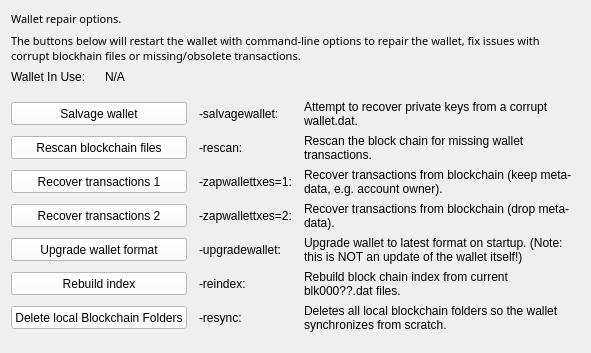
     <widget class="QWidget" name="tab_repair">
      <attribute name="title">
       <string>&amp;Wallet Repair</string>
      </attribute>
      <layout class="QGridLayout" name="gridLayout_4" columnstretch="0,0,0,0">
       <property name="horizontalSpacing">
        <number>12</number>
       </property>
       <item row="10" column="0" colspan="2">
        <widget class="QPushButton" name="btn_resync">
         <property name="minimumSize">
          <size>
           <width>100</width>
           <height>23</height>
          </size>
         </property>
         <property name="styleSheet">
          <string notr="true">background-color: rgb(255, 255, 255);
color: rgb(0, 0, 0);</string>
         </property>
         <property name="text">
          <string>Delete local Blockchain Folders</string>
         </property>
        </widget>
       </item>
       <item row="0" column="0" colspan="4">
        <widget class="QLabel" name="label_repair_header">
         <property name="font">
          <font>
           <family>Dosis</family>
           <pointsize>8</pointsize>
           <weight>7</weight>
           <italic>false</italic>
           <bold>false</bold>
          </font>
         </property>
         <property name="text">
          <string>Wallet repair options.</string>
         </property>
        </widget>
       </item>
       <item row="1" column="0" colspan="4">
        <widget class="QLabel" name="label_repair_helptext">
         <property name="font">
          <font>
           <family>Dosis</family>
           <pointsize>8</pointsize>
           <weight>7</weight>
           <italic>false</italic>
           <bold>false</bold>
          </font>
         </property>
         <property name="text">
          <string>The buttons below will restart the wallet with command-line options to repair the wallet, fix issues with corrupt blockhain files or missing/obsolete transactions.</string>
         </property>
         <property name="wordWrap">
          <bool>true</bool>
         </property>
        </widget>
       </item>
       <item row="2" column="0">
        <widget class="QLabel" name="wallet_path_label">
         <property name="text">
          <string>Wallet In Use:</string>
         </property>
        </widget>
       </item>
       <item row="2" column="1" colspan="3">
        <widget class="QLabel" name="wallet_path">
         <property name="cursor">
          <cursorShape>IBeamCursor</cursorShape>
         </property>
         <property name="text">
          <string>N/A</string>
         </property>
         <property name="textFormat">
          <enum>Qt::PlainText</enum>
         </property>
         <property name="textInteractionFlags">
          <set>Qt::LinksAccessibleByMouse|Qt::TextSelectableByKeyboard|Qt::TextSelectableByMouse</set>
         </property>
        </widget>
       </item>
       <item row="3" column="0">
        <spacer name="verticalSpacer_repair1">
         <property name="orientation">
          <enum>Qt::Vertical</enum>
         </property>
         <property name="sizeHint" stdset="0">
          <size>
           <width>10</width>
           <height>10</height>
          </size>
         </property>
        </spacer>
       </item>
       <item row="4" column="0" colspan="2">
        <widget class="QPushButton" name="btn_salvagewallet">
         <property name="minimumSize">
          <size>
           <width>100</width>
           <height>23</height>
          </size>
         </property>
         <property name="styleSheet">
          <string notr="true">background-color: rgb(255, 255, 255);
color: rgb(0, 0, 0);</string>
         </property>
         <property name="text">
          <string>Salvage wallet</string>
         </property>
        </widget>
       </item>
       <item row="4" column="2">
        <widget class="QLabel" name="label_repair_salvage_command">
         <property name="text">
          <string notr="true">-salvagewallet:</string>
         </property>
        </widget>
       </item>
       <item row="4" column="3">
        <widget class="QLabel" name="label_repair_salvage">
         <property name="text">
          <string>Attempt to recover private keys from a corrupt wallet.dat.</string>
         </property>
         <property name="wordWrap">
          <bool>true</bool>
         </property>
        </widget>
       </item>
       <item row="5" column="0" colspan="2">
        <widget class="QPushButton" name="btn_rescan">
         <property name="minimumSize">
          <size>
           <width>100</width>
           <height>23</height>
          </size>
         </property>
         <property name="styleSheet">
          <string notr="true">background-color: rgb(255, 255, 255);
color: rgb(0, 0, 0);</string>
         </property>
         <property name="text">
          <string>Rescan blockchain files</string>
         </property>
        </widget>
       </item>
       <item row="5" column="2">
        <widget class="QLabel" name="label_repair_rescan_command">
         <property name="text">
          <string notr="true">-rescan:</string>
         </property>
        </widget>
       </item>
       <item row="5" column="3">
        <widget class="QLabel" name="label_repair_rescan">
         <property name="text">
          <string>Rescan the block chain for missing wallet transactions.</string>
         </property>
         <property name="wordWrap">
          <bool>true</bool>
         </property>
        </widget>
       </item>
       <item row="6" column="0" colspan="2">
        <widget class="QPushButton" name="btn_zapwallettxes1">
         <property name="minimumSize">
          <size>
           <width>100</width>
           <height>23</height>
          </size>
         </property>
         <property name="styleSheet">
          <string notr="true">background-color: rgb(255, 255, 255);
color: rgb(0, 0, 0);</string>
         </property>
         <property name="text">
          <string>Recover transactions 1</string>
         </property>
        </widget>
       </item>
       <item row="6" column="2">
        <widget class="QLabel" name="label_repair_zap1_command">
         <property name="text">
          <string notr="true">-zapwallettxes=1:</string>
         </property>
        </widget>
       </item>
       <item row="6" column="3">
        <widget class="QLabel" name="label_repair_zap1">
         <property name="text">
          <string>Recover transactions from blockchain (keep meta-data, e.g. account owner).</string>
         </property>
         <property name="wordWrap">
          <bool>true</bool>
         </property>
        </widget>
       </item>
       <item row="7" column="0" colspan="2">
        <widget class="QPushButton" name="btn_zapwallettxes2">
         <property name="minimumSize">
          <size>
           <width>100</width>
           <height>23</height>
          </size>
         </property>
         <property name="styleSheet">
          <string notr="true">background-color: rgb(255, 255, 255);
color: rgb(0, 0, 0);</string>
         </property>
         <property name="text">
          <string>Recover transactions 2</string>
         </property>
        </widget>
       </item>
       <item row="7" column="2">
        <widget class="QLabel" name="label_repair_zap2_command">
         <property name="text">
          <string notr="true">-zapwallettxes=2:</string>
         </property>
        </widget>
       </item>
       <item row="7" column="3">
        <widget class="QLabel" name="label_repair_zap2">
         <property name="text">
          <string>Recover transactions from blockchain (drop meta-data).</string>
         </property>
         <property name="wordWrap">
          <bool>true</bool>
         </property>
        </widget>
       </item>
       <item row="8" column="0" colspan="2">
        <widget class="QPushButton" name="btn_upgradewallet">
         <property name="minimumSize">
          <size>
           <width>100</width>
           <height>23</height>
          </size>
         </property>
         <property name="styleSheet">
          <string notr="true">background-color: rgb(255, 255, 255);
color: rgb(0, 0, 0);</string>
         </property>
         <property name="text">
          <string>Upgrade wallet format</string>
         </property>
        </widget>
       </item>
       <item row="8" column="2">
        <widget class="QLabel" name="label_repair_upgrade_command">
         <property name="text">
          <string notr="true">-upgradewallet:</string>
         </property>
        </widget>
       </item>
       <item row="8" column="3">
        <widget class="QLabel" name="label_repair_upgrade">
         <property name="text">
          <string>Upgrade wallet to latest format on startup. (Note: this is NOT an update of the wallet itself!)</string>
         </property>
         <property name="wordWrap">
          <bool>true</bool>
         </property>
        </widget>
       </item>
       <item row="9" column="0" colspan="2">
        <widget class="QPushButton" name="btn_reindex">
         <property name="minimumSize">
          <size>
           <width>100</width>
           <height>23</height>
          </size>
         </property>
         <property name="styleSheet">
          <string notr="true">background-color: rgb(255, 255, 255);
color: rgb(0, 0, 0);</string>
         </property>
         <property name="text">
          <string>Rebuild index</string>
         </property>
        </widget>
       </item>
       <item row="9" column="2">
        <widget class="QLabel" name="label_repair_reindex_command">
         <property name="text">
          <string notr="true">-reindex:</string>
         </property>
        </widget>
       </item>
       <item row="9" column="3">
        <widget class="QLabel" name="label_repair_reindex">
         <property name="text">
          <string>Rebuild block chain index from current blk000??.dat files.</string>
         </property>
         <property name="wordWrap">
          <bool>true</bool>
         </property>
        </widget>
       </item>
       <item row="11" column="0">
        <spacer name="verticalSpacer_repair2">
         <property name="orientation">
          <enum>Qt::Vertical</enum>
         </property>
         <property name="sizeHint" stdset="0">
          <size>
           <width>20</width>
           <height>10</height>
          </size>
         </property>
        </spacer>
       </item>
       <item row="10" column="2">
        <widget class="QLabel" name="label_repair_resync_command">
         <property name="text">
          <string>-resync:</string>
         </property>
        </widget>
       </item>
       <item row="10" column="3">
        <widget class="QLabel" name="label_repair_resync">
         <property name="text">
          <string>Deletes all local blockchain folders so the wallet synchronizes from scratch.</string>
         </property>
         <property name="wordWrap">
          <bool>true</bool>
         </property>
        </widget>
       </item>
      </layout>
     </widget>
